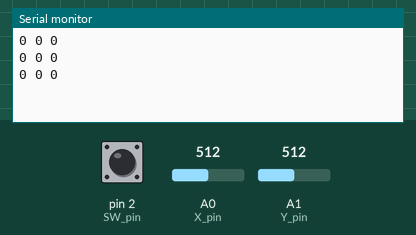
This sketch was run on a simulated Arduino Uno, built with avr-gcc and run on an emulated ATmega328P. Parts: the last lines printed to the serial monitor. The inputs (shaded band) are chosen by the test bench; at power-on: A0 (X_pin) = 512, A1 (Y_pin) = 512, pin 2 (SW_pin) HIGH.

Above: at 1.3 s.
1.4 s: A0 (X_pin) set to 716
At 1.9 s:
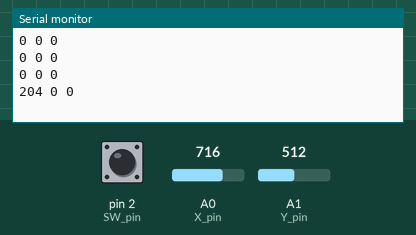
2.9 s: A1 (Y_pin) set to 716
At 3.4 s:
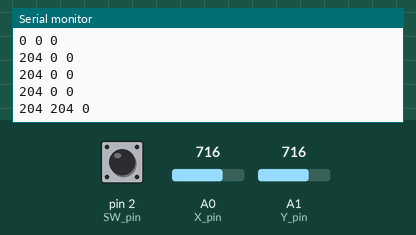
4.4 s: pin 2 (SW_pin) pulled LOW for 0.6 s
At 4.9 s:
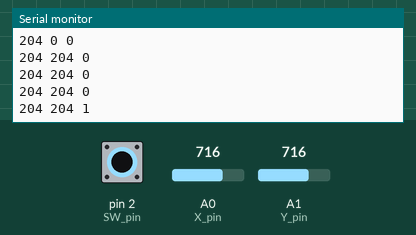
6.5 s: A0 (X_pin) set to 900
At 6.9 s:
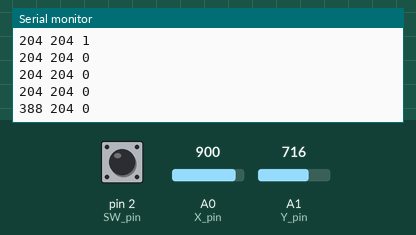
8.0 s: pin 2 (SW_pin) pulled LOW for 1 s
At 8.4 s:
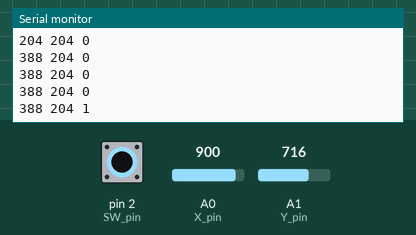
10.5 s: A1 (Y_pin) set to 900
At 10.9 s:
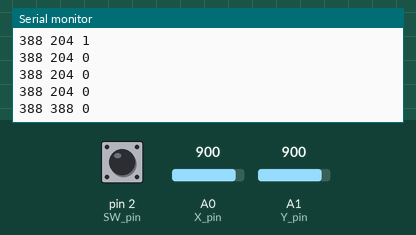
Timing chart, 0 to 13.0 s (numbered marks = the images above; inputs shaded):
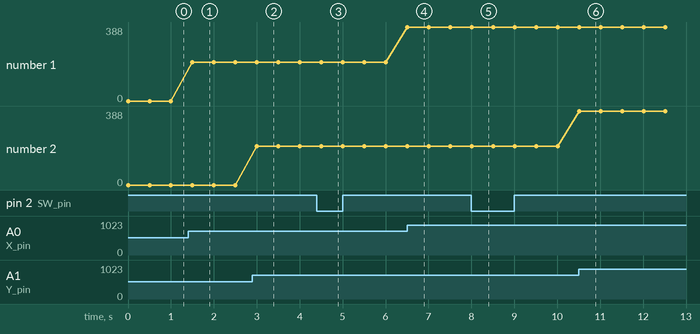

Measured:
- after the input at 1.4 s, the serial monitor: prints a new line after 0.10 s (image 1)
- after the input at 2.9 s, the serial monitor: prints a new line after 0.10 s (image 2)
- after the input at 4.4 s, the serial monitor: prints a new line after 0.11 s (image 3)
- after the input at 6.5 s, the serial monitor: prints a new line at once (image 4)
- after the input at 8.0 s, the serial monitor: prints a new line at once (image 5)
- after the input at 10.5 s, the serial monitor: prints a new line at once (image 6)
- plotted number 1: 0 → 204 after the input at 1.4 s, 204 → 388 after the input at 6.5 s

The sketch:

Joystick.ino
```cpp
// Arduino pin numbers
const int SW_pin = 2; // digital pin connected to switch output
const int X_pin = 0; // analog pin connected to X output
const int Y_pin = 1; // analog pin connected to Y output

void setup() {
	pinMode(SW_pin, INPUT);
	digitalWrite(SW_pin, HIGH);
	Serial.begin(9600);
}

void loop() {
	int button = digitalRead(SW_pin);
	int x = analogRead(X_pin);
	int y = analogRead(Y_pin);
	const int OFFSET = -512;

	Serial.print(x + OFFSET);
	Serial.print(" ");
	Serial.print(y + OFFSET);
	Serial.print(" ");
	Serial.println(!button);
	delay(500);
}
```
